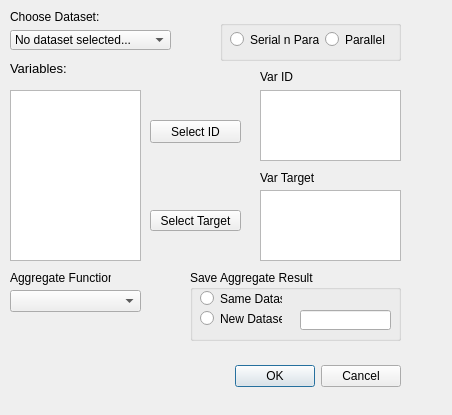
<?xml version="1.0" encoding="UTF-8"?>
<ui version="4.0">
 <class>DMAggregateDialog</class>
 <widget class="QDialog" name="DMAggregateDialog">
  <property name="geometry">
   <rect>
    <x>0</x>
    <y>0</y>
    <width>452</width>
    <height>415</height>
   </rect>
  </property>
  <property name="windowTitle">
   <string>Dialog</string>
  </property>
  <widget class="QDialogButtonBox" name="buttonBox">
   <property name="geometry">
    <rect>
     <x>60</x>
     <y>360</y>
     <width>341</width>
     <height>32</height>
    </rect>
   </property>
   <property name="orientation">
    <enum>Qt::Horizontal</enum>
   </property>
   <property name="standardButtons">
    <set>QDialogButtonBox::Cancel|QDialogButtonBox::Ok</set>
   </property>
  </widget>
  <widget class="QLabel" name="label">
   <property name="geometry">
    <rect>
     <x>10</x>
     <y>60</y>
     <width>81</width>
     <height>16</height>
    </rect>
   </property>
   <property name="font">
    <font>
     <pointsize>10</pointsize>
    </font>
   </property>
   <property name="text">
    <string>Variables:</string>
   </property>
  </widget>
  <widget class="QListWidget" name="listLeftVarWidget">
   <property name="geometry">
    <rect>
     <x>10</x>
     <y>90</y>
     <width>131</width>
     <height>171</height>
    </rect>
   </property>
  </widget>
  <widget class="QPushButton" name="selectIDButton">
   <property name="geometry">
    <rect>
     <x>150</x>
     <y>120</y>
     <width>91</width>
     <height>23</height>
    </rect>
   </property>
   <property name="text">
    <string>Select ID</string>
   </property>
  </widget>
  <widget class="QListWidget" name="colIDListVarWidget">
   <property name="geometry">
    <rect>
     <x>260</x>
     <y>90</y>
     <width>141</width>
     <height>71</height>
    </rect>
   </property>
  </widget>
  <widget class="QComboBox" name="datasetCB">
   <property name="geometry">
    <rect>
     <x>10</x>
     <y>30</y>
     <width>161</width>
     <height>20</height>
    </rect>
   </property>
   <item>
    <property name="text">
     <string>No dataset selected...</string>
    </property>
   </item>
  </widget>
  <widget class="QLabel" name="DatasetLabel">
   <property name="geometry">
    <rect>
     <x>10</x>
     <y>9</y>
     <width>91</width>
     <height>16</height>
    </rect>
   </property>
   <property name="text">
    <string>Choose Dataset:</string>
   </property>
  </widget>
  <widget class="QListWidget" name="colTargetListVarWidget">
   <property name="geometry">
    <rect>
     <x>260</x>
     <y>190</y>
     <width>141</width>
     <height>71</height>
    </rect>
   </property>
  </widget>
  <widget class="QLabel" name="label_2">
   <property name="geometry">
    <rect>
     <x>10</x>
     <y>270</y>
     <width>101</width>
     <height>16</height>
    </rect>
   </property>
   <property name="text">
    <string>Aggregate Function:</string>
   </property>
  </widget>
  <widget class="QComboBox" name="aggFunctCB">
   <property name="geometry">
    <rect>
     <x>10</x>
     <y>290</y>
     <width>131</width>
     <height>22</height>
    </rect>
   </property>
  </widget>
  <widget class="QGroupBox" name="groupBoxParallel">
   <property name="geometry">
    <rect>
     <x>220</x>
     <y>20</y>
     <width>181</width>
     <height>41</height>
    </rect>
   </property>
   <property name="title">
    <string/>
   </property>
   <widget class="QWidget" name="layoutWidget_2">
    <property name="geometry">
     <rect>
      <x>10</x>
      <y>10</y>
      <width>160</width>
      <height>19</height>
     </rect>
    </property>
    <layout class="QHBoxLayout" name="horizontalLayout_2">
     <item>
      <widget class="QRadioButton" name="serNparRB">
       <property name="text">
        <string>Serial n Parallel</string>
       </property>
      </widget>
     </item>
     <item>
      <widget class="QRadioButton" name="parRB">
       <property name="text">
        <string>Parallel</string>
       </property>
      </widget>
     </item>
    </layout>
   </widget>
  </widget>
  <widget class="QPushButton" name="selectTargetButton">
   <property name="geometry">
    <rect>
     <x>150</x>
     <y>210</y>
     <width>91</width>
     <height>21</height>
    </rect>
   </property>
   <property name="text">
    <string>Select Target</string>
   </property>
  </widget>
  <widget class="QLabel" name="label_3">
   <property name="geometry">
    <rect>
     <x>260</x>
     <y>70</y>
     <width>47</width>
     <height>13</height>
    </rect>
   </property>
   <property name="text">
    <string>Var ID</string>
   </property>
  </widget>
  <widget class="QLabel" name="label_4">
   <property name="geometry">
    <rect>
     <x>260</x>
     <y>170</y>
     <width>61</width>
     <height>16</height>
    </rect>
   </property>
   <property name="text">
    <string>Var Target</string>
   </property>
  </widget>
  <widget class="QGroupBox" name="groupBoxResult">
   <property name="geometry">
    <rect>
     <x>190</x>
     <y>270</y>
     <width>211</width>
     <height>71</height>
    </rect>
   </property>
   <property name="title">
    <string>Save Aggregate Result</string>
   </property>
   <widget class="QRadioButton" name="sameDS_RB">
    <property name="geometry">
     <rect>
      <x>10</x>
      <y>20</y>
      <width>82</width>
      <height>17</height>
     </rect>
    </property>
    <property name="text">
     <string>Same Dataset</string>
    </property>
   </widget>
   <widget class="QRadioButton" name="newDS_RB">
    <property name="geometry">
     <rect>
      <x>10</x>
      <y>40</y>
      <width>82</width>
      <height>17</height>
     </rect>
    </property>
    <property name="text">
     <string>New Dataset</string>
    </property>
   </widget>
   <widget class="QLineEdit" name="newDatasetName">
    <property name="geometry">
     <rect>
      <x>110</x>
      <y>40</y>
      <width>91</width>
      <height>20</height>
     </rect>
    </property>
   </widget>
  </widget>
 </widget>
 <resources/>
 <connections>
  <connection>
   <sender>buttonBox</sender>
   <signal>accepted()</signal>
   <receiver>DMAggregateDialog</receiver>
   <slot>accept()</slot>
   <hints>
    <hint type="sourcelabel">
     <x>248</x>
     <y>254</y>
    </hint>
    <hint type="destinationlabel">
     <x>157</x>
     <y>274</y>
    </hint>
   </hints>
  </connection>
  <connection>
   <sender>buttonBox</sender>
   <signal>rejected()</signal>
   <receiver>DMAggregateDialog</receiver>
   <slot>reject()</slot>
   <hints>
    <hint type="sourcelabel">
     <x>316</x>
     <y>260</y>
    </hint>
    <hint type="destinationlabel">
     <x>286</x>
     <y>274</y>
    </hint>
   </hints>
  </connection>
 </connections>
</ui>
